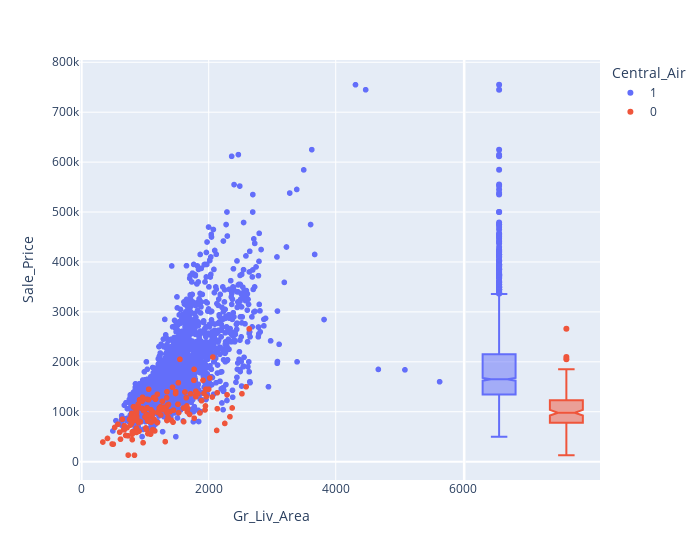

Write notebook code for a chart like this one.
### Code cell
X_train['Central_Air'] = X_train['Central_Air'].astype(str)
fig=px.scatter(X_train, x="Gr_Liv_Area", y="Sale_Price", color="Central_Air", width=700,marginal_y="box")
fig.show()
X_train['Central_Air'] = X_train['Central_Air'].astype(float)

X_train['Central_Air'].value_counts()

### Figure 1 — Plotly figure (JSON) as saved in the notebook; plotly's stock layout.template omitted (floating-point values rounded to 4 significant figures; data arrays with more than 128 entries replaced by an {"elided": "..."} marker saying what was removed)
{"data": [{"hovertemplate": "Central_Air=1<br>Gr_Liv_Area=%{x}<br>Sale_Price=%{y}<extra></extra>", "legendgroup": "1", "marker": {"color": "#636efa", "symbol": "circle"}, "mode": "markers", "name": "1", "showlegend": true, "type": "scattergl", "x": {"elided": "2045 int values"}, "xaxis": "x", "y": {"elided": "2045 int values"}, "yaxis": "y"}, {"alignmentgroup": "True", "hovertemplate": "Central_Air=1<br>Sale_Price=%{y}<extra></extra>", "legendgroup": "1", "marker": {"color": "#636efa", "symbol": "circle"}, "name": "1", "notched": true, "offsetgroup": "1", "showlegend": false, "type": "box", "xaxis": "x2", "y": {"elided": "2045 int values"}, "yaxis": "y2"}, {"hovertemplate": "Central_Air=0<br>Gr_Liv_Area=%{x}<br>Sale_Price=%{y}<extra></extra>", "legendgroup": "0", "marker": {"color": "#EF553B", "symbol": "circle"}, "mode": "markers", "name": "0", "showlegend": true, "type": "scattergl", "x": {"elided": "152 int values"}, "xaxis": "x", "y": {"elided": "152 int values"}, "yaxis": "y"}, {"alignmentgroup": "True", "hovertemplate": "Central_Air=0<br>Sale_Price=%{y}<extra></extra>", "legendgroup": "0", "marker": {"color": "#EF553B", "symbol": "circle"}, "name": "0", "notched": true, "offsetgroup": "0", "showlegend": false, "type": "box", "xaxis": "x2", "y": {"elided": "152 int values"}, "yaxis": "y2"}], "layout": {"legend": {"title": {"text": "Central_Air"}, "tracegroupgap": 0}, "margin": {"t": 60}, "width": 700, "xaxis": {"anchor": "y", "domain": [0, 0.7363], "title": {"text": "Gr_Liv_Area"}}, "xaxis2": {"anchor": "y2", "domain": [0.7413, 1], "matches": "x2", "showgrid": false, "showline": false, "showticklabels": false, "ticks": ""}, "yaxis": {"anchor": "x", "domain": [0, 1], "title": {"text": "Sale_Price"}}, "yaxis2": {"anchor": "x2", "domain": [0, 1], "matches": "y", "showgrid": true, "showticklabels": false}}}
